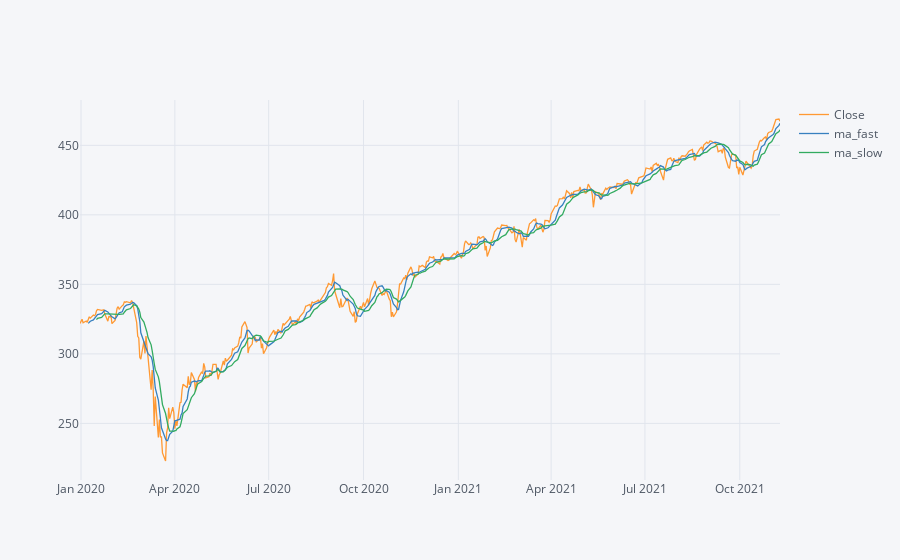

Source (notebook cell):
### Code cell
fast_trend = df.Open.rolling(window=short_trend_days).mean()
slow_trend = df.Open.rolling(window=long_trend_days).mean()

df['ma_fast'] = fast_trend
df['ma_slow'] = slow_trend
df[['Close','ma_fast','ma_slow']].iplot()

### Figure 1 — Plotly figure (JSON) as saved in the notebook; plotly's stock layout.template omitted (floating-point values rounded to 4 significant figures; data arrays with more than 128 entries replaced by an {"elided": "..."} marker saying what was removed)
{"data": [{"line": {"color": "rgba(255, 153, 51, 1.0)", "dash": "solid", "shape": "linear", "width": 1.3}, "mode": "lines", "name": "Close", "text": "", "type": "scatter", "x": {"elided": "470 str values"}, "y": {"elided": "470 float values"}}, {"line": {"color": "rgba(55, 128, 191, 1.0)", "dash": "solid", "shape": "linear", "width": 1.3}, "mode": "lines", "name": "ma_fast", "text": "", "type": "scatter", "x": {"elided": "470 str values"}, "y": {"elided": "470 mixed values"}}, {"line": {"color": "rgba(50, 171, 96, 1.0)", "dash": "solid", "shape": "linear", "width": 1.3}, "mode": "lines", "name": "ma_slow", "text": "", "type": "scatter", "x": {"elided": "470 str values"}, "y": {"elided": "470 mixed values"}}], "layout": {"legend": {"bgcolor": "#F5F6F9", "font": {"color": "#4D5663"}}, "paper_bgcolor": "#F5F6F9", "plot_bgcolor": "#F5F6F9", "title": {"font": {"color": "#4D5663"}}, "xaxis": {"gridcolor": "#E1E5ED", "showgrid": true, "tickfont": {"color": "#4D5663"}, "title": {"font": {"color": "#4D5663"}, "text": ""}, "zerolinecolor": "#E1E5ED"}, "yaxis": {"gridcolor": "#E1E5ED", "showgrid": true, "tickfont": {"color": "#4D5663"}, "title": {"font": {"color": "#4D5663"}, "text": ""}, "zerolinecolor": "#E1E5ED"}}}
